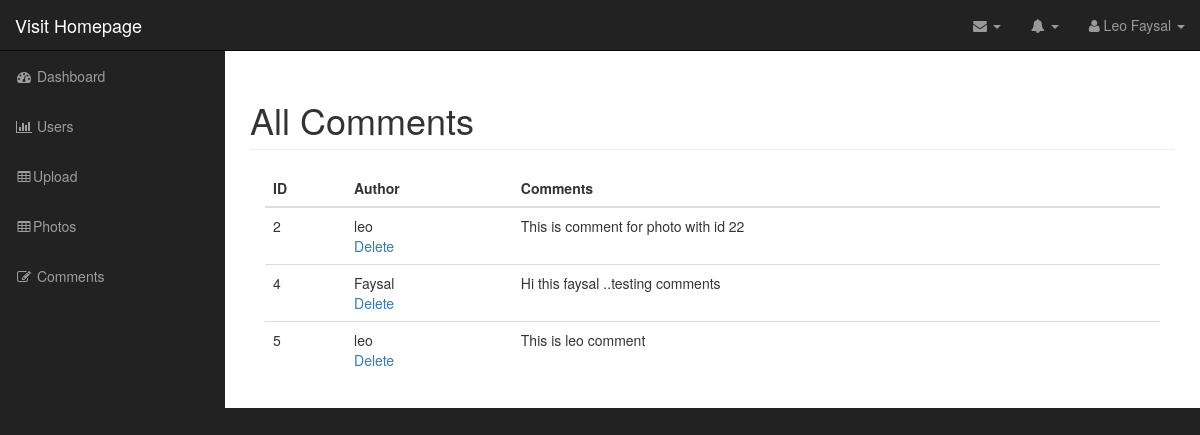
The app's page /admin/comments.php (signed in) with its own data.
### tables this page shows
CREATE TABLE `comments` (
  `id` int(11) NOT NULL,
  `photo_id` int(11) NOT NULL,
  `author` varchar(255) NOT NULL,
  `body` varchar(255) NOT NULL
);

### admin/includes/database.php (called while the page is built, shortened)
<?php
class Database {
 public $connection;
 public function open_db_connection(){
  $this->connection= new mysqli(DB_HOST,DB_USER,DB_PASS,DB_NAME);
 }
 public function query($sql){
   $result=$this->connection->query($sql);
   return $result;
 }
}
$database= new Database();
?>

### admin/includes/db_object.php (called while the page is built, shortened)
<?php
class Db_object {
  public static function find_all(){
    return  static::find_by_query("SELECT * FROM " . static::$db_table. "  ");
    }
  public static function find_by_query($sql){
    global $database;
    $result_set=$database->query($sql);
    $the_object_array=array();
    while ($row=mysqli_fetch_array($result_set)){
      $the_object_array[]= static::instantation($row);
    }
    return  $the_object_array;
  }
  public static function instantation($the_record){
    $the_object= new $calling_class ;
    foreach($the_record as $the_attribute=>$value){
      if($the_object->has_the_attribute($the_attribute)){
        $the_object->$the_attribute=$value;
      }
    }
    return $the_object;
  }
  private function has_the_attribute($the_attribute){
    $object_properties=get_object_vars($this);
    return array_key_exists($the_attribute,$object_properties);
  }
}
?>

### admin/comments.php (the view, shortened to what this page needs)
<?php include("includes/header.php"); ?>
<?php
$comments = Comment::find_all();
?>
        <nav class="navbar navbar-inverse navbar-fixed-top" role="navigation">
            <?php include("includes/top_nav.php") ?>
        <?php include("includes/side_nav.php")?>
        </nav>
        <div id="page-wrapper">
          <div class="container-fluid">
              <div class="row">
                  <div class="col-lg-12">
                      <h1 class="page-header">
                          All Comments
                      </h1>
                      <div class="col-md-12">
                        <table class="table table-hover">
                          <thead>
                            <tr>
                                <th>ID</th>
                                <th>Author</th>
                                <th>Comments</th>
                            </tr>
                          </thead>
                          <tbody>
                        <?php foreach($comments as $comment){ ?>
                            <tr>
                                <td><?php echo $comment->id; ?></td>
                                <td><?php echo $comment->author; ?>
                                  <div class="action_links">
                                    <a href="delete_comment.php?id=<?php echo $comment->id; ?>">Delete</a>
                                  </div>
                                </td>
                                <td><?php echo $comment->body; ?></td>
                            </tr>
                          <?php } ?>
                          </tbody>
                        </table>
                      </div>
                  </div>
              </div>
          </div>
        </div>
  <?php include("includes/footer.php"); ?>

### admin/css/sb-admin.css (style rules this page uses)
body { margin-top: 100px; background-color: #222; }
@media (min-width:768px) { body { margin-top: 50px; } }
#page-wrapper { width: 100%; padding: 0; background-color: #fff; }
@media (min-width:768px) { #page-wrapper { padding: 10px; } }

### records on screen
comments: id "2", author "leo", body "This is comment for photo with id 22"
comments: id "4", author "Faysal", body "Hi this faysal ..testing comments"
comments: id "5", author "leo", body "This is leo comment"
